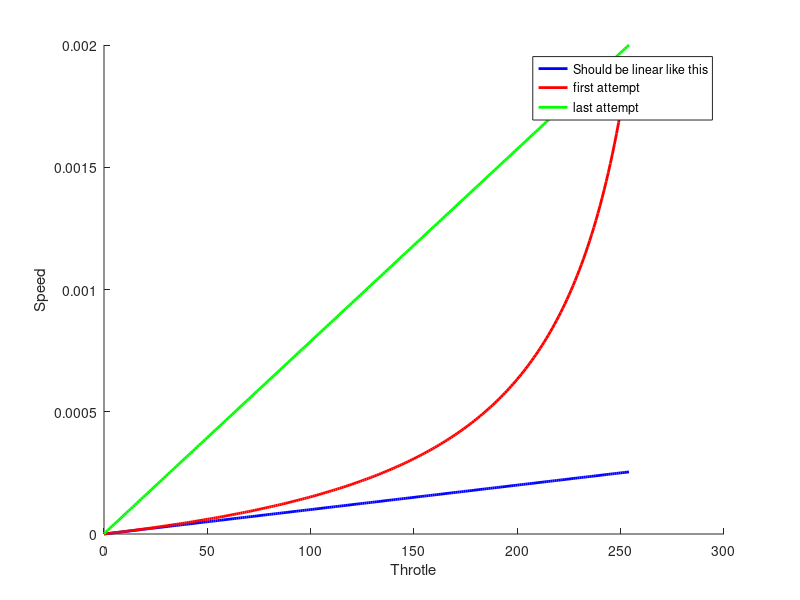
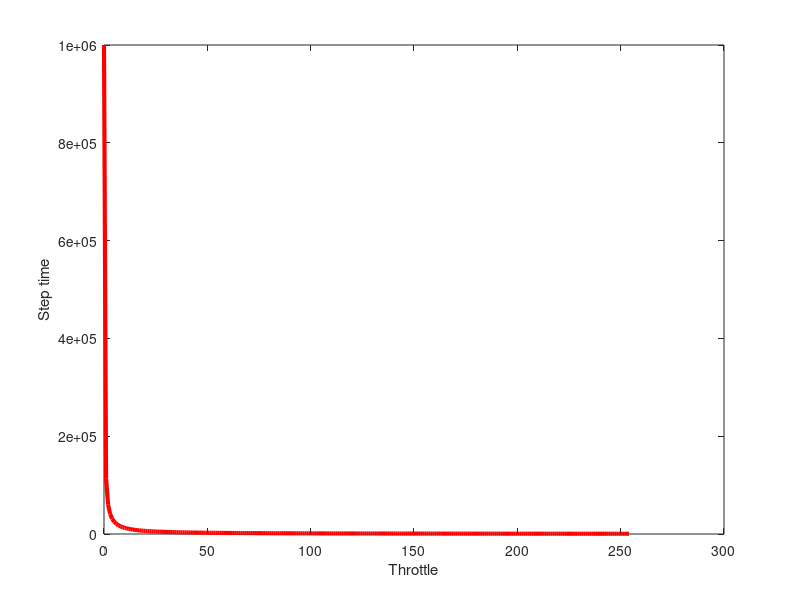

These figures' MATLAB source, in order:
clc; clear all; close all;

% simulation to figure out linear thottle tuning with specific values
figure(1);

min_step_time = 500;
max_step_time = 1000000;

max_throttle = 255;

t = 0:max_throttle-1;

map_t = t .* ( ((max_step_time/min_step_time)-1)/(max_throttle-1) ) + 1;

% show step time to see if it starts at step_time and ends at min_step_time
step_time = max_step_time ./ map_t

hold on;
y = 1./(max_step_time./t);
plot(t,y, 'b','LineWidth',2);
y1 = 1./(max_step_time./t - (max_step_time/max_throttle) + min_step_time);
plot(t,y1, 'r','LineWidth',2);
y2 = 1./step_time;
plot(t,y2, 'g','LineWidth',2);
xlabel("Throtle");
ylabel("Speed");
legend("Should be linear like this", "first attempt", "last attempt")

figure(2);
plot(t,step_time, 'r','LineWidth',3);
xlabel("Throttle");
ylabel("Step time");